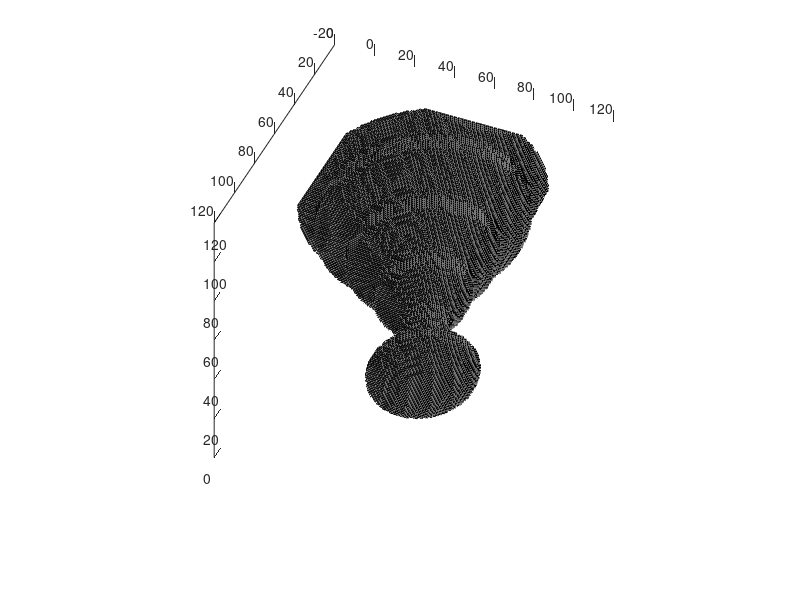

This figure's MATLAB source:
function xface=blockPlot(mask, offset, varargin)
%function xface=blockPlot(mask, offset, varargin)
%draw a 3D lego-like plot from a bitmask
%inputs:
%mask -     a 3D logical array or a 3D binary mask. The function will draw
%           boxes around all points (1's) in the mask which border empty 
%           space (0's).
%           Interior points which do not border any empty space will not be
%           drawn.
%           If no input is given, draws an example (wavy cone)
%offset -   3-component vector added to the coordinate of all patches drawn 
%           (default=[0 0 0])
%           Useful if the user wants to pass only part of the figure to be
%           drawn, but have the coordinates correct to match another plot
%varagin -  pair of plot style properties to pass to the patch command.
%           ex: (...,'color','r'), (...,'facealpha',.5),
%           (...,'edgecolor','none'), etc
%outputs:
%xface - returns patch object that was drawn
%
%examples:
%   p=blockPlot();
%   p=blockPlot(ones([10 10 10]));
%   p=blockPlot(ones([10 10 10]), [0 0 0], 'facecolor','r', 'facealpha',.5)
%
%  Tripp Jones, June 2011
%set offset to zero if none given
if nargin < 2
    offset=[0 0 0];
end
%draw wavy cone if no input is given
if nargin < 1
    s=101;
    mask=zeros([s 100 s]);
    k=0;
    z_r=[sqrt(9.5^2-(10.5-(1:20)).^2)/9.5*s/4 ((21:100)/100).^(1.2)*s/2.*(sin(linspace(0+k/100*8*pi(), 8*pi()+k/100*8*pi(), 80))/15+1).*linspace(.9,1.1, 80) ];
    xpos=cumsum(ones(s),1)-(s-1)/2-1;
    ypos=cumsum(ones(s),2)-(s-1)/2-1;
    rpos=sqrt(xpos.^2+ypos.^2);
    for k=1:100
        a=zeros(s);
        a(rpos<z_r(k))=1;
        mask(:,k,:)=reshape(a, [s 1 s]);
    end
end
%pad array with zeros to find 1's along border
mask=padarray(mask, [1 1 1]);
verts=[]; %will contain all vertices of the resulting figure
%trim mask to non-zero values
[xlims ylims zlims]=find_limits(mask, 1);
mask=mask(xlims,ylims,zlims);
mask_size=[numel(xlims) numel(ylims) numel(zlims)];
%set 3D offset used for plotting
xmin=min(ylims)+offset(1,2)-2.5;
ymin=min(xlims)+offset(1,1)-2.5;
zmin=min(zlims)+offset(1,3)-3.5;
%arrays to shift each component of the vertices
s1=[0;0;1;1];
s2=[0;1;1;0];
s3=[.5;.5;.5;.5];
%create convolution kernels
n1=zeros([1 1 3]);
n2=n1;
n3=n1;
n1(1,1,1)=-1;
n1(1,1,3)=1;
n2(1,1,1)=1;
n2(1,1,3)=-1;
n3(1,1,1)=-1;
n3(1,1,3)=-1;
n3(1,1,2)=1;
%find edges in +/- x/y/z direction
xmask1=convn(mask, [-1 0 1], 'same');
xmask2=convn(mask, [1 0 -1], 'same');
ymask1=convn(mask, [-1;0;1], 'same');
ymask2=convn(mask, [1;0;-1], 'same');
zmask1=convn(mask, n1,      'same');
zmask2=convn(mask, n2,      'same');
%find points with empty edges on both sides
xmask3=convn(mask, [-1 1 -1], 'same');
ymask3=convn(mask, [-1;1;-1], 'same');
zmask3=convn(mask, n3,      'same');
%find coordinates of -x edges
[p(:,1) p(:,2) p(:,3)]=ind2sub(mask_size,find((mask & xmask2==1) | xmask3==1));
b=size(p,1);
%repeat each point 4 times (to make 4 points for square face)
p=p(sort(repmat((1:b)', [4 1])),:);
%apply shifts to find corners of patch face
shifts=[s2+ymin -s3+xmin+.5 s1+zmin];
p=p+repmat(shifts,[b 1]);
verts=[verts;p];
clear p
%find coordinates of +x edges
[p(:,1) p(:,2) p(:,3)]=ind2sub(mask_size,find((mask & xmask1==1) | xmask3==1));
b=size(p,1);
p=p(sort(repmat((1:b)', [4 1])),:);
shifts=[s2+ymin s3+xmin+.5 s1+zmin];
p=p+repmat(shifts,[b 1]);
verts=[verts;p];
clear p
% -y
[p(:,1) p(:,2) p(:,3)]=ind2sub(mask_size,find((mask & ymask2==1)| ymask3==1));
b=size(p,1);
p=p(sort(repmat((1:b)', [4 1])),:);
shifts=[-s3+ymin+.5 s2+xmin s1+zmin];
p=p+repmat(shifts,[b 1]);
verts=[verts;p];
clear p
% +y
[p(:,1) p(:,2) p(:,3)]=ind2sub(mask_size,find((mask & ymask1==1) | ymask3==1));
b=size(p,1);
p=p(sort(repmat((1:b)', [4 1])),:);
shifts=[s3+ymin+.5 s2+xmin s1+zmin];
p=p+repmat(shifts,[b 1]);
verts=[verts;p];
clear p
%-z
[p(:,1) p(:,2) p(:,3)]=ind2sub(mask_size,find((mask & zmask2==1) | zmask3==1));
b=size(p,1);
p=p(sort(repmat((1:b)', [4 1])),:);
shifts=[s1+ymin s2+xmin -s3+zmin+.5];
p=p+repmat(shifts,[b 1]);
verts=[verts;p];
clear p
% +z
[p(:,1) p(:,2) p(:,3)]=ind2sub(mask_size,find((mask & zmask1==1) | zmask3==1));
b=size(p,1);
p=p(sort(repmat((1:b)', [4 1])),:);
shifts=[s1+ymin s2+xmin s3+zmin+.5];
p=p+repmat(shifts,[b 1]);
verts=[verts;p];
clear p
%draw the patch
xface=patch(verts(:,1),verts(:,2),verts(:,3),[.5 .5 .5],varargin{:});
%re-order the vertices into 4-corner polygons (squares)
set(xface,'faces',reshape(get(xface,'faces'),4,[])');
set(gca, 'cameraPosition',[-661.6507 -588.5909 -312.2231])
return
function [xlims ylims zlims]=find_limits(mask, padding)
xlims=find(squeeze(sum(sum(mask,2),3)));
ylims=find(squeeze(sum(sum(mask,1),3)));
zlims=find(squeeze(sum(sum(mask,2),1)));
xlims=(min(xlims)-padding):(max(xlims)+padding);
ylims=(min(ylims)-padding):(max(ylims)+padding);
zlims=(min(zlims)-padding):(max(zlims)+padding);
return
